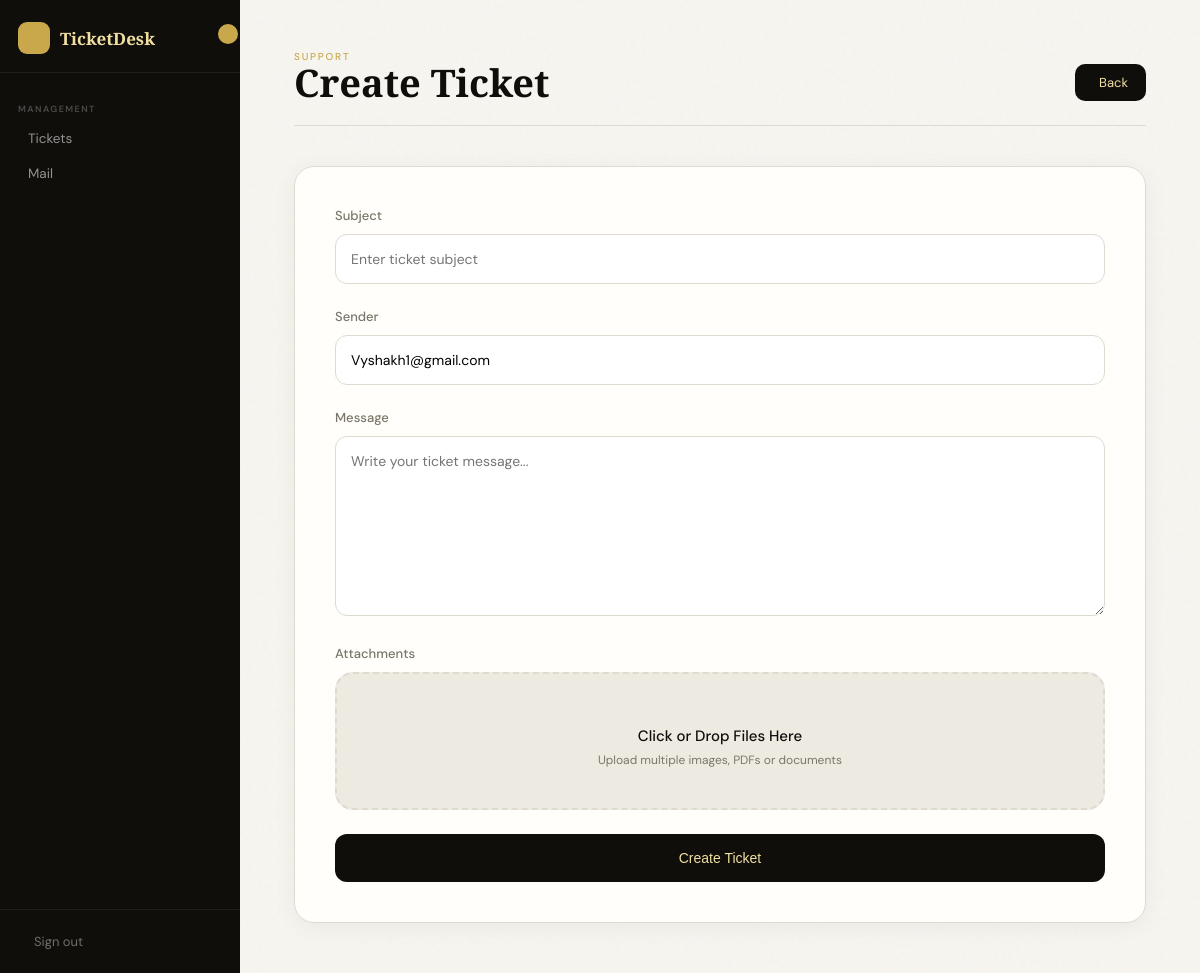
The app's page /create-ticket/ (signed in), older data.
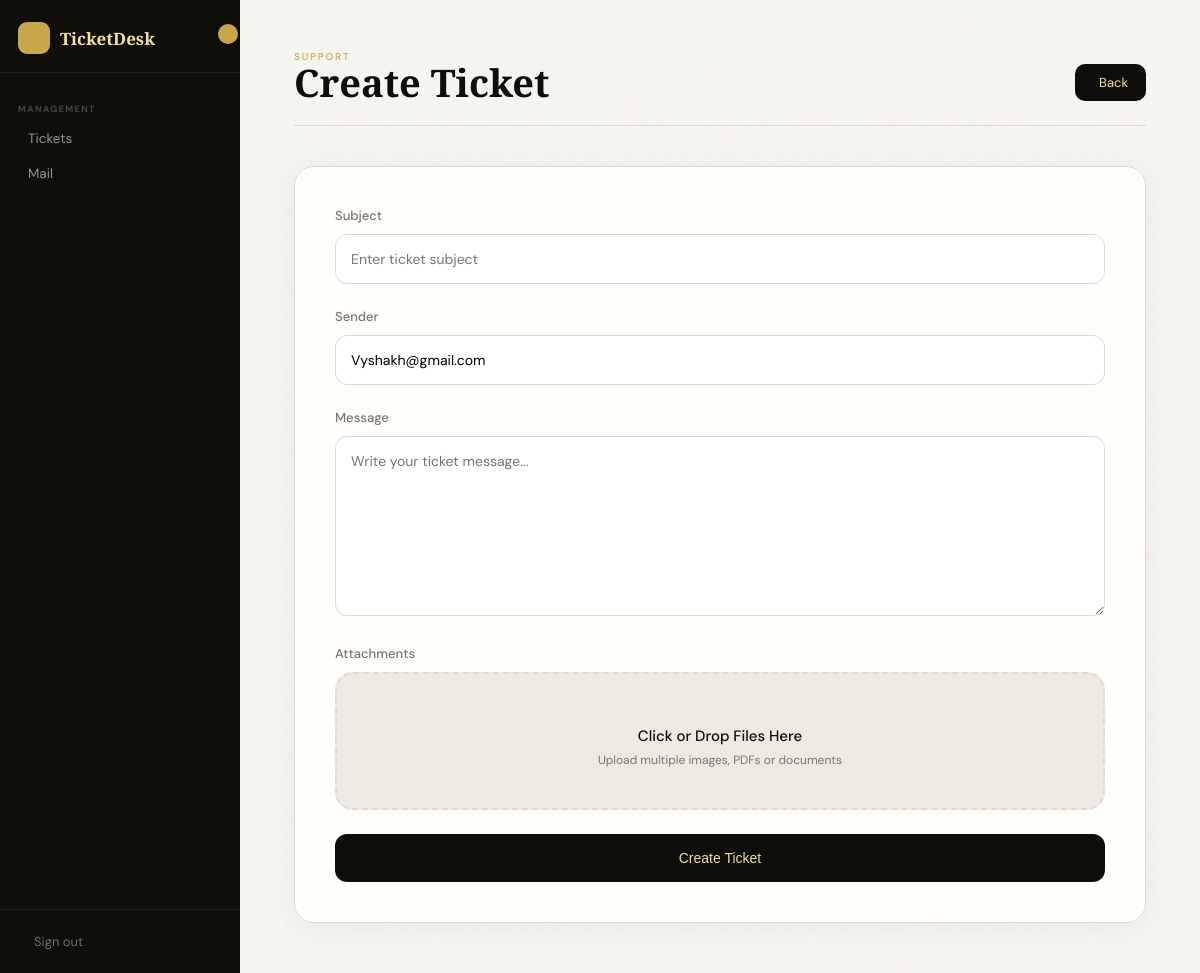
The same page, newer data.
### myapp/models.py (models this page shows, shortened)
class Staff(models.Model):
    STATUS_CHOICE = [
        ('active', 'Active'),
        ('Inactive', 'Inactive'),
    ]
    name  = models.CharField(max_length=100)
    email  = models.EmailField(unique=True)
    status  = models.CharField(max_length=10, choices=STATUS_CHOICE, default='active')
    password = models.CharField(max_length=255)
    signature = models.TextField(blank=True, default='')

### myapp/views.py (the view, shortened to what this page needs)
# urls.py: path("create-ticket/", views.create_ticket, name="create_ticket"),
def create_ticket(request):
    staff_id = request.session.get('staff_id')
    if not staff_id:
        return redirect('login')
    staff = Staff.objects.get(id=staff_id)
    return render(request, "create_ticket.html", {
        "staff": staff
    })

### templates/create_ticket.html (shortened to what this page needs)
{% extends "main.html" %}
{% load static %}
{% block content %}
<div class="shell">
    <div class="top-bar">
        <div>
            <div class="eyebrow">Support</div>
            <h1 class="title">Create Ticket</h1>
        </div>
        <a href="{% url 'staff_asigned_ticket' %}" class="back-btn">
            Back
        </a>
    </div>
    <div class="card">
        <form method="POST" enctype="multipart/form-data">
            <div class="form-group">
                <label>Subject</label>
                <input
                    type="text"
                    name="subject"
                    placeholder="Enter ticket subject"
                    required
                >
            </div>
            <div class="form-group">
                <label>Sender</label>
                <input
                    type="text"
                    name="sender"
                    placeholder="Enter sender email or name"
                    value="{{staff.email}}"
                    readonly
                >
            </div>
            <div class="form-group">
                <label>Message</label>
                <textarea
                    name="body"
                    placeholder="Write your ticket message..."
                    required
                ></textarea>
            </div>
            <div class="form-group">
                <label>Attachments</label>
                <div class="upload-area">
                    <div class="upload-title">
                        Click or Drop Files Here
                    </div>
                    <div class="upload-sub">
                        Upload multiple images, PDFs or documents
                    </div>
                </div>
            </div>
            <button type="submit" class="submit-btn">
                Create Ticket
            </button>
        </form>
    </div>
</div>
{% endblock %}

Row changes from the older to the newer data that the page shows:
changed Staff: sender "Vyshakh1@gmail.com" → "Vyshakh@gmail.com"
